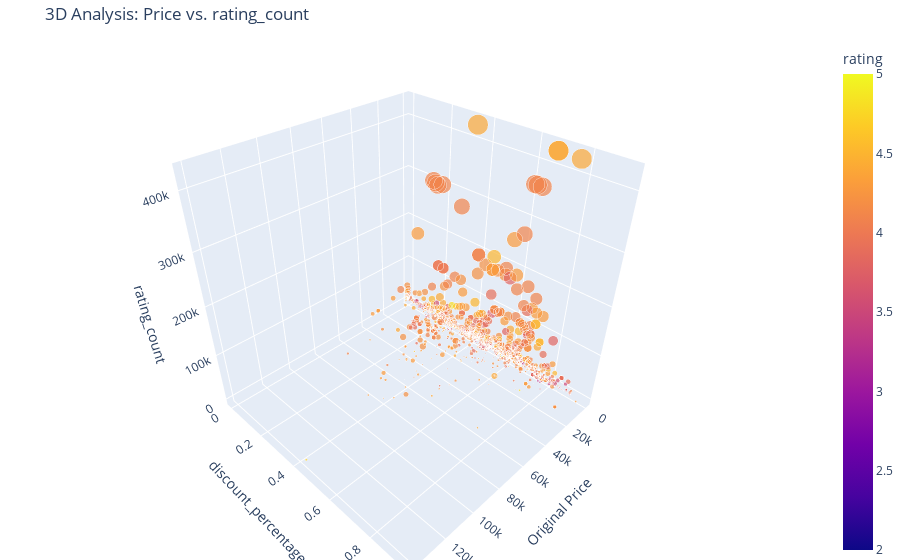

Notebook code cell kept with this figure:
### Code cell
import plotly.express as px

# 3D Scatter Plot 생성
fig = px.scatter_3d(
    df, 
    x='actual_price', 
    y='discount_percentage', 
    z='rating_count',
    color='rating',           # 평점에 따라 색상 변경
    size='rating_count',      # 리뷰 수가 많을수록 점을 크게 표시
    opacity=0.7,
    labels={'actual_price': 'Original Price', 'discount_percentage': 'discount_percentage', 'rating_count': 'rating_count'},
    title='3D Analysis: Price vs. rating_count'
)

# 레이아웃 설정 (차트가 너무 작지 않게)
fig.update_layout(margin=dict(l=0, r=0, b=0, t=40))
fig.show()

### Figure 1 — Plotly figure (JSON) as saved in the notebook; plotly's stock layout.template omitted (floating-point values rounded to 4 significant figures; data arrays with more than 128 entries replaced by an {"elided": "..."} marker saying what was removed)
{"data": [{"hovertemplate": "Original Price=%{x}<br>discount_percentage=%{y}<br>rating_count=%{marker.size}<br>rating=%{marker.color}<extra></extra>", "legendgroup": "", "marker": {"color": {"elided": "1424 float values"}, "coloraxis": "coloraxis", "opacity": 0.7, "size": {"elided": "1424 float values"}, "sizemode": "area", "sizeref": 1067.0, "symbol": "circle"}, "mode": "markers", "name": "", "scene": "scene", "showlegend": false, "type": "scatter3d", "x": {"elided": "1424 float values"}, "y": {"elided": "1424 float values"}, "z": {"elided": "1424 float values"}}], "layout": {"coloraxis": {"colorbar": {"title": {"text": "rating"}}, "colorscale": [[0, "#0d0887"], [0.1111, "#46039f"], [0.2222, "#7201a8"], [0.3333, "#9c179e"], [0.4444, "#bd3786"], [0.5556, "#d8576b"], [0.6667, "#ed7953"], [0.7778, "#fb9f3a"], [0.8889, "#fdca26"], [1, "#f0f921"]]}, "legend": {"itemsizing": "constant", "tracegroupgap": 0}, "margin": {"b": 0, "l": 0, "r": 0, "t": 40}, "scene": {"domain": {"x": [0, 1], "y": [0, 1]}, "xaxis": {"title": {"text": "Original Price"}}, "yaxis": {"title": {"text": "discount_percentage"}}, "zaxis": {"title": {"text": "rating_count"}}}, "title": {"text": "3D Analysis: Price vs. rating_count"}}}
